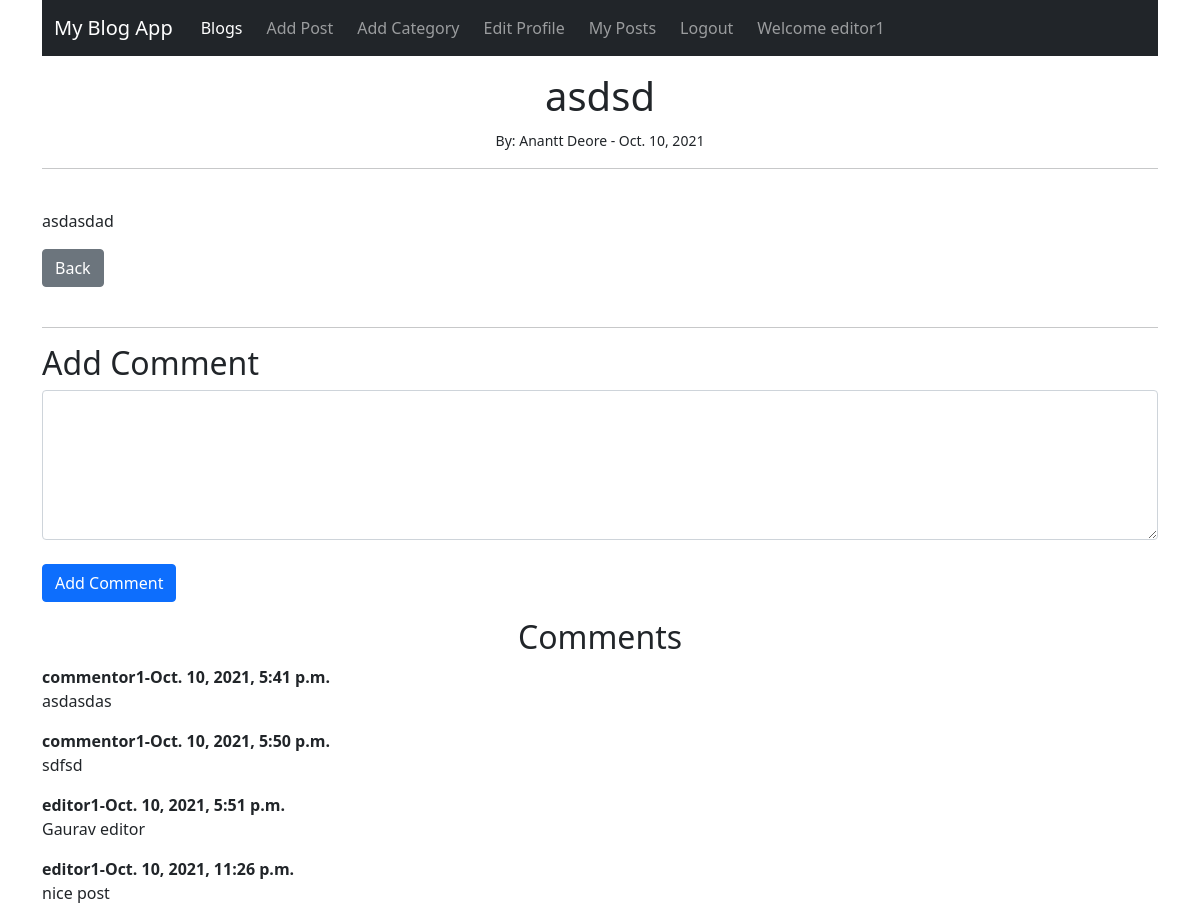
Page /article/28 (signed in) on the earlier database version.
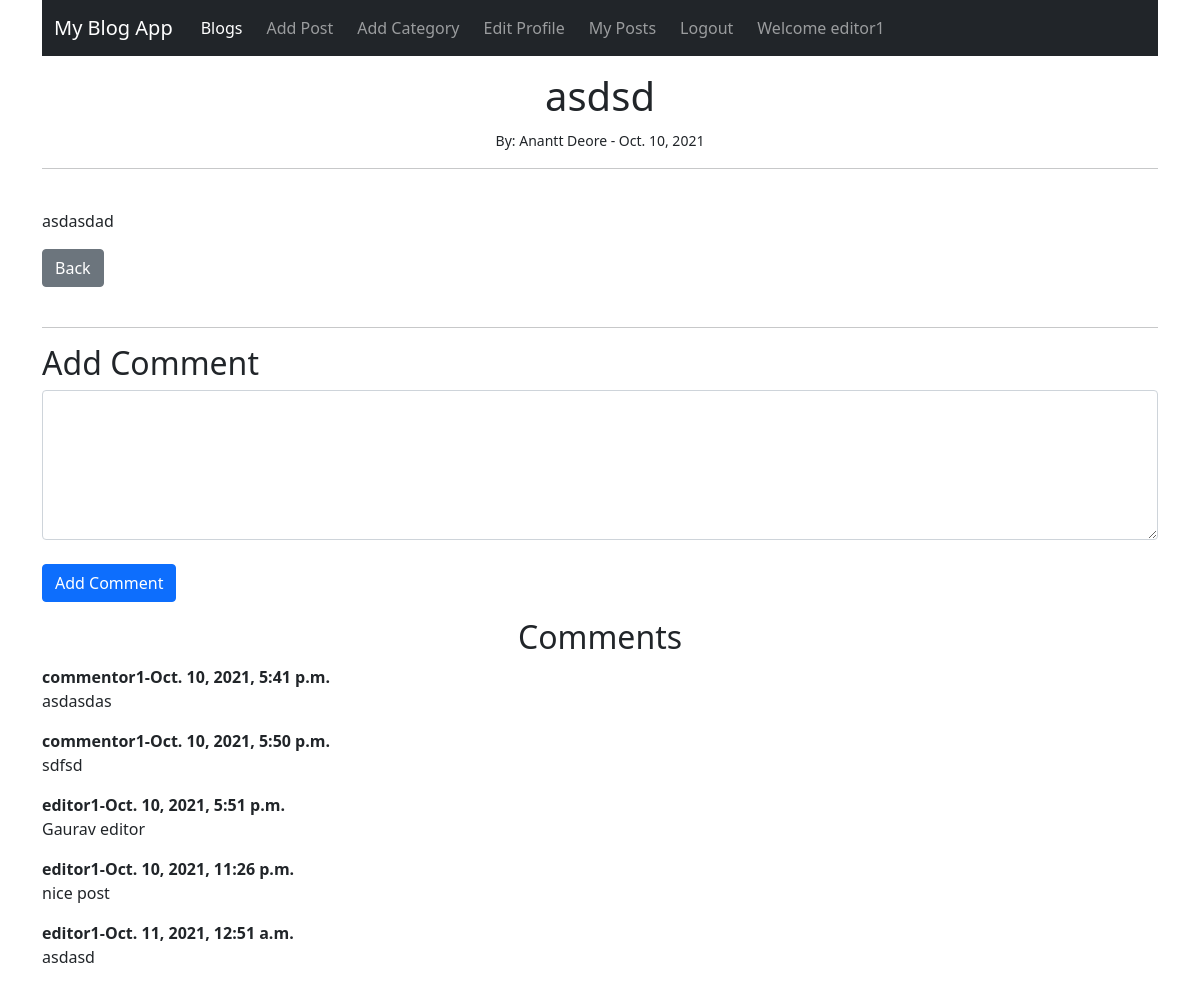
Same page on the later database version.
### blogapp/models.py (models this page shows, shortened)
class Comment(models.Model):
    post = models.ForeignKey(Post,related_name='comments',on_delete=models.CASCADE)
    user = models.ForeignKey(User,related_name='comments',on_delete=models.CASCADE)
    body = models.TextField()
    date_added = models.DateTimeField(auto_now_add=True)

### blogapp/views.py (the view)
# urls.py: path('article/<int:pk>',views.ArticleView.as_view(),name="article" ),
class ArticleView(LoginRequiredMixin,DetailView):
    model = Post
    template_name = 'blogapp/article.html'

### blogapp/templates/blogapp/article.html (shortened to what this page needs)
{% extends 'blogapp/base.html' %}
{% block content %}
    <div class="text-center mt-3">
    <h1 class="text-center mt-3" >{{post.title}}</h1>
    <small>By: {{post.author.first_name}} {{post.author.last_name}} - {{post.publish_date}}</small>
</div>
    <hr>
    <br/>
       <p>
        {{post.body|safe}}
       </p>
       <a href="{% url 'home' %}" class="btn btn-secondary">Back</a>
        <br>
        <br>
        <hr>
        <h2>Add Comment</h2>
        <div class="form-group">
            <form action="{% url 'add_comment' post.id %}" method="POST">
                <textarea name="body" cols="40" rows="10" class="form-control" required="" id="id_body" style="height: 150px;"></textarea>
                <br>
                <input type="submit" class="btn btn-primary" value="Add Comment">
            </form>
        </div>
        <h2 class="text-center mt-3">Comments</h2>
        {% if not post.comments.all %}
            <p class="text-center mt-3">No Comments yet... </p>
        {%else%}
            {% for comment in post.comments.all %}
            <strong>
                {{comment.user.username}}-{{comment.date_added}}
            </strong>
             <br>
                <p>
                    {{comment.body}}
                </p>
            {% endfor %}
        {%endif%}
{% endblock %}

Differences in the rows shown:
added Comment: user.username "editor1", date_added "Oct. 11, 2021, 12:51 a.m.", body "asdasd"
